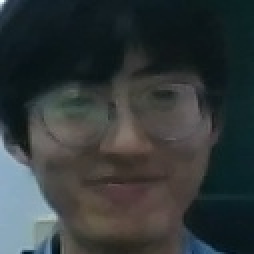
#> input picture tensorflow/Face_Recognization/test/1.jpg, 127 x 127 px, found by its file name (shown 2 times larger)
$ python 3.py
#> lines starting #> are read from the running program, lines starting #| are printed output that depends on the picture; after the words box and inside, x2 and y2 are one past the last pixel; in counts of white or black regions, pixels touching at a corner belong together
import cv2
img = cv2.imread('1.jpg')
#> img is the input picture: shape (127, 127, 3); mean B, G, R 57.8, 57.1, 50.7
cv2.imshow('img', img)
rows, cols, channels = img.shape
#> rows = 127; cols = 127; channels = 3
dst = img.copy()
a = 1.2
b = 100
for i in range(rows):
    for j in range(cols):
        for c in range(3):
            color = img[i, j][c] * a + b
            if color > 255:
                dst[i, j][c] = 255
            elif color < 0:
                dst[i, j][c] = 0
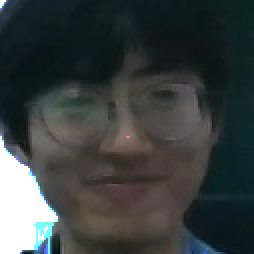
#> dst: shape (127, 127, 3) (shown 2 times larger); 6.71% of pixels changed, all inside (x1, y1, x2, y2) = (0, 0, 104, 127)
cv2.imshow('dst', dst)
cv2.waitKey(0)
cv2.destroyAllWindows()

$ run again, with tensorflow/Face_Recognization/test/0.jpg copied over tensorflow/Face_Recognization/test/1.jpg
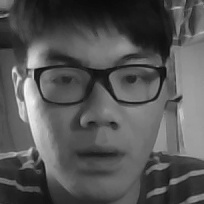
#> input picture tensorflow/Face_Recognization/test/0.jpg, 204 x 204 px, found by its file name
#> img is the input picture: shape (204, 204, 3); min 10, max 245, mean 85.1
#> after the loop `for i in range(rows):`:
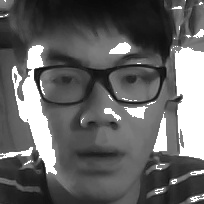
#> dst: shape (204, 204, 3); 14.75% of pixels changed, all inside (x1, y1, x2, y2) = (0, 0, 204, 202)

$ run again, with tensorflow/Face_Recognization/test/8.jpg copied over tensorflow/Face_Recognization/test/1.jpg
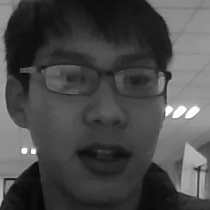
#> input picture tensorflow/Face_Recognization/test/8.jpg, 210 x 210 px, found by its file name
#> img is the input picture: shape (210, 210, 3); min 4, max 255, mean 73.8
#> after the loop `for i in range(rows):`:
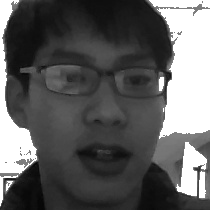
#> dst: shape (210, 210, 3); min 4, max 255, mean 95.3
